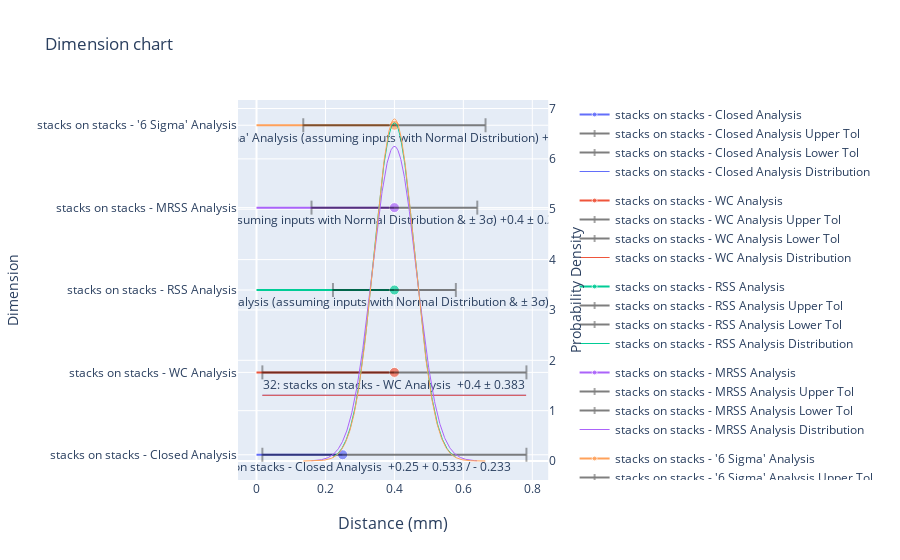

Notebook code cell kept with this figure:
### Code cell
ds.plot.StackPlot().add(stack.Closed).add(stack.WC).add(stack.RSS).add(stack.MRSS).add(stack.SixSigma(at=4.5)).show()

### Figure 1 — Plotly figure (JSON) as saved in the notebook; plotly's stock layout.template omitted (floating-point values rounded to 4 significant figures; data arrays with more than 128 entries replaced by an {"elided": "..."} marker saying what was removed)
{"data": [{"legendgroup": "stacks on stacks - Closed Analysis", "line": {"color": "#636EFA", "width": 2}, "marker": {"size": [0, 10]}, "mode": "lines+markers+text", "name": "stacks on stacks - Closed Analysis", "text": ["", "31: stacks on stacks - Closed Analysis  +0.25 + 0.533 / - 0.233"], "textposition": "bottom center", "type": "scatter", "x": [0, 0.25], "y": ["stacks on stacks - Closed Analysis", "stacks on stacks - Closed Analysis"]}, {"legendgroup": "stacks on stacks - Closed Analysis", "line": {"color": "black"}, "marker": {"line": {"color": "black", "width": 2}, "size": [0, 10], "symbol": "line-ns"}, "mode": "lines+markers+text", "name": "stacks on stacks - Closed Analysis Upper Tol", "opacity": 0.5, "type": "scatter", "x": [0.25, 0.017], "y": ["stacks on stacks - Closed Analysis", "stacks on stacks - Closed Analysis"]}, {"legendgroup": "stacks on stacks - Closed Analysis", "line": {"color": "black"}, "marker": {"line": {"color": "black", "width": 2}, "size": [0, 10], "symbol": "line-ns"}, "mode": "lines+markers+text", "name": "stacks on stacks - Closed Analysis Lower Tol", "opacity": 0.5, "type": "scatter", "x": [0.25, 0.783], "y": ["stacks on stacks - Closed Analysis", "stacks on stacks - Closed Analysis"]}, {"legendgroup": "stacks on stacks - Closed Analysis", "line": {"color": "#636EFA", "width": 1}, "name": "stacks on stacks - Closed Analysis Distribution", "type": "scatter", "x": {"elided": "766 float values"}, "xaxis": "x", "y": {"elided": "766 float values"}, "yaxis": "y2"}, {"legendgroup": "stacks on stacks - WC Analysis", "line": {"color": "#EF553B", "width": 2}, "marker": {"size": [0, 10]}, "mode": "lines+markers+text", "name": "stacks on stacks - WC Analysis", "text": ["", "32: stacks on stacks - WC Analysis  +0.4 ± 0.383"], "textposition": "bottom center", "type": "scatter", "x": [0, 0.4], "y": ["stacks on stacks - WC Analysis", "stacks on stacks - WC Analysis"]}, {"legendgroup": "stacks on stacks - WC Analysis", "line": {"color": "black"}, "marker": {"line": {"color": "black", "width": 2}, "size": [0, 10], "symbol": "line-ns"}, "mode": "lines+markers+text", "name": "stacks on stacks - WC Analysis Upper Tol", "opacity": 0.5, "type": "scatter", "x": [0.4, 0.017], "y": ["stacks on stacks - WC Analysis", "stacks on stacks - WC Analysis"]}, {"legendgroup": "stacks on stacks - WC Analysis", "line": {"color": "black"}, "marker": {"line": {"color": "black", "width": 2}, "size": [0, 10], "symbol": "line-ns"}, "mode": "lines+markers+text", "name": "stacks on stacks - WC Analysis Lower Tol", "opacity": 0.5, "type": "scatter", "x": [0.4, 0.783], "y": ["stacks on stacks - WC Analysis", "stacks on stacks - WC Analysis"]}, {"legendgroup": "stacks on stacks - WC Analysis", "line": {"color": "#EF553B", "width": 1}, "name": "stacks on stacks - WC Analysis Distribution", "type": "scatter", "x": {"elided": "766 float values"}, "xaxis": "x", "y": {"elided": "766 float values"}, "yaxis": "y2"}, {"legendgroup": "stacks on stacks - RSS Analysis", "line": {"color": "#00CC96", "width": 2}, "marker": {"size": [0, 10]}, "mode": "lines+markers+text", "name": "stacks on stacks - RSS Analysis", "text": ["", "34: stacks on stacks - RSS Analysis (assuming inputs with Normal Distribution & ± 3σ) +0.4 ± 0.17825 @ ± 3σ & k=0"], "textposition": "bottom center", "type": "scatter", "x": [0, 0.4], "y": ["stacks on stacks - RSS Analysis", "stacks on stacks - RSS Analysis"]}, {"legendgroup": "stacks on stacks - RSS Analysis", "line": {"color": "black"}, "marker": {"line": {"color": "black", "width": 2}, "size": [0, 10], "symbol": "line-ns"}, "mode": "lines+markers+text", "name": "stacks on stacks - RSS Analysis Upper Tol", "opacity": 0.5, "type": "scatter", "x": [0.4, 0.2218], "y": ["stacks on stacks - RSS Analysis", "stacks on stacks - RSS Analysis"]}, {"legendgroup": "stacks on stacks - RSS Analysis", "line": {"color": "black"}, "marker": {"line": {"color": "black", "width": 2}, "size": [0, 10], "symbol": "line-ns"}, "mode": "lines+markers+text", "name": "stacks on stacks - RSS Analysis Lower Tol", "opacity": 0.5, "type": "scatter", "x": [0.4, 0.5782], "y": ["stacks on stacks - RSS Analysis", "stacks on stacks - RSS Analysis"]}, {"legendgroup": "stacks on stacks - RSS Analysis", "line": {"color": "#00CC96", "width": 1}, "name": "stacks on stacks - RSS Analysis Distribution", "type": "scatter", "x": {"elided": "357 float values"}, "xaxis": "x", "y": {"elided": "357 float values"}, "yaxis": "y2"}, {"legendgroup": "stacks on stacks - MRSS Analysis", "line": {"color": "#AB63FA", "width": 2}, "marker": {"size": [0, 10]}, "mode": "lines+markers+text", "name": "stacks on stacks - MRSS Analysis", "text": ["", "36: stacks on stacks - MRSS Analysis (assuming inputs with Normal Distribution & ± 3σ) +0.4 ± 0.24046 @ ± 3.7669270447909926σ & k=0"], "textposition": "bottom center", "type": "scatter", "x": [0, 0.4], "y": ["stacks on stacks - MRSS Analysis", "stacks on stacks - MRSS Analysis"]}, {"legendgroup": "stacks on stacks - MRSS Analysis", "line": {"color": "black"}, "marker": {"line": {"color": "black", "width": 2}, "size": [0, 10], "symbol": "line-ns"}, "mode": "lines+markers+text", "name": "stacks on stacks - MRSS Analysis Upper Tol", "opacity": 0.5, "type": "scatter", "x": [0.4, 0.1595], "y": ["stacks on stacks - MRSS Analysis", "stacks on stacks - MRSS Analysis"]}, {"legendgroup": "stacks on stacks - MRSS Analysis", "line": {"color": "black"}, "marker": {"line": {"color": "black", "width": 2}, "size": [0, 10], "symbol": "line-ns"}, "mode": "lines+markers+text", "name": "stacks on stacks - MRSS Analysis Lower Tol", "opacity": 0.5, "type": "scatter", "x": [0.4, 0.6405], "y": ["stacks on stacks - MRSS Analysis", "stacks on stacks - MRSS Analysis"]}, {"legendgroup": "stacks on stacks - MRSS Analysis", "line": {"color": "#AB63FA", "width": 1}, "name": "stacks on stacks - MRSS Analysis Distribution", "type": "scatter", "x": {"elided": "481 float values"}, "xaxis": "x", "y": {"elided": "481 float values"}, "yaxis": "y2"}, {"legendgroup": "stacks on stacks - '6 Sigma' Analysis", "line": {"color": "#FFA15A", "width": 2}, "marker": {"size": [0, 10]}, "mode": "lines+markers+text", "name": "stacks on stacks - '6 Sigma' Analysis", "text": ["", "38: stacks on stacks - '6 Sigma' Analysis (assuming inputs with Normal Distribution) +0.4 ± 0.26433 @ ± 4.5σ & k=0"], "textposition": "bottom center", "type": "scatter", "x": [0, 0.4], "y": ["stacks on stacks - '6 Sigma' Analysis", "stacks on stacks - '6 Sigma' Analysis"]}, {"legendgroup": "stacks on stacks - '6 Sigma' Analysis", "line": {"color": "black"}, "marker": {"line": {"color": "black", "width": 2}, "size": [0, 10], "symbol": "line-ns"}, "mode": "lines+markers+text", "name": "stacks on stacks - '6 Sigma' Analysis Upper Tol", "opacity": 0.5, "type": "scatter", "x": [0.4, 0.1357], "y": ["stacks on stacks - '6 Sigma' Analysis", "stacks on stacks - '6 Sigma' Analysis"]}, {"legendgroup": "stacks on stacks - '6 Sigma' Analysis", "line": {"color": "black"}, "marker": {"line": {"color": "black", "width": 2}, "size": [0, 10], "symbol": "line-ns"}, "mode": "lines+markers+text", "name": "stacks on stacks - '6 Sigma' Analysis Lower Tol", "opacity": 0.5, "type": "scatter", "x": [0.4, 0.6643], "y": ["stacks on stacks - '6 Sigma' Analysis", "stacks on stacks - '6 Sigma' Analysis"]}, {"legendgroup": "stacks on stacks - '6 Sigma' Analysis", "line": {"color": "#FFA15A", "width": 1}, "name": "stacks on stacks - '6 Sigma' Analysis Distribution", "type": "scatter", "x": {"elided": "529 float values"}, "xaxis": "x", "y": {"elided": "529 float values"}, "yaxis": "y2"}], "layout": {"annotations": [{"font": {"size": 16}, "showarrow": false, "text": "Distance (mm)", "x": 0.47, "xanchor": "center", "xref": "paper", "y": 0, "yanchor": "top", "yref": "paper", "yshift": -30}], "title": {"text": "Dimension chart"}, "xaxis": {"anchor": "y", "domain": [0, 0.94]}, "yaxis": {"anchor": "x", "domain": [0, 1], "title": {"text": "Dimension"}}, "yaxis2": {"anchor": "x", "overlaying": "y", "side": "right", "title": {"text": "Probability Density"}}}}
